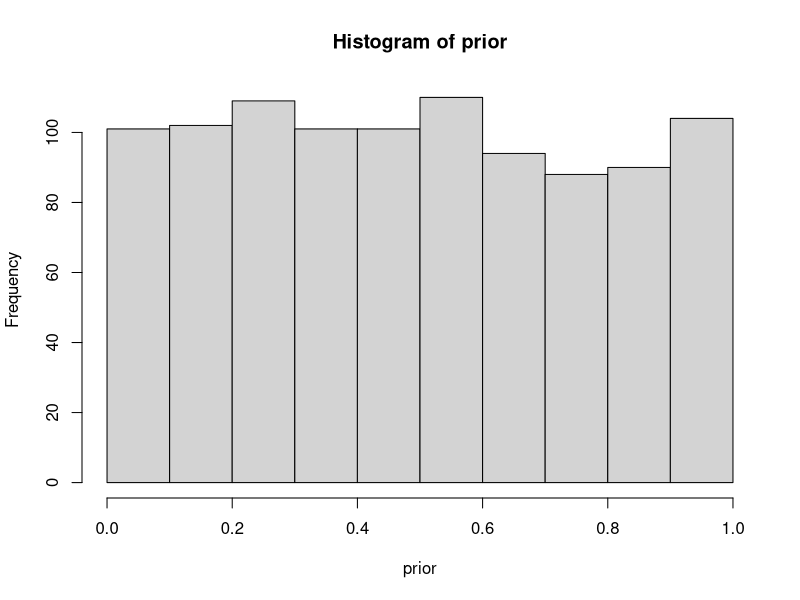
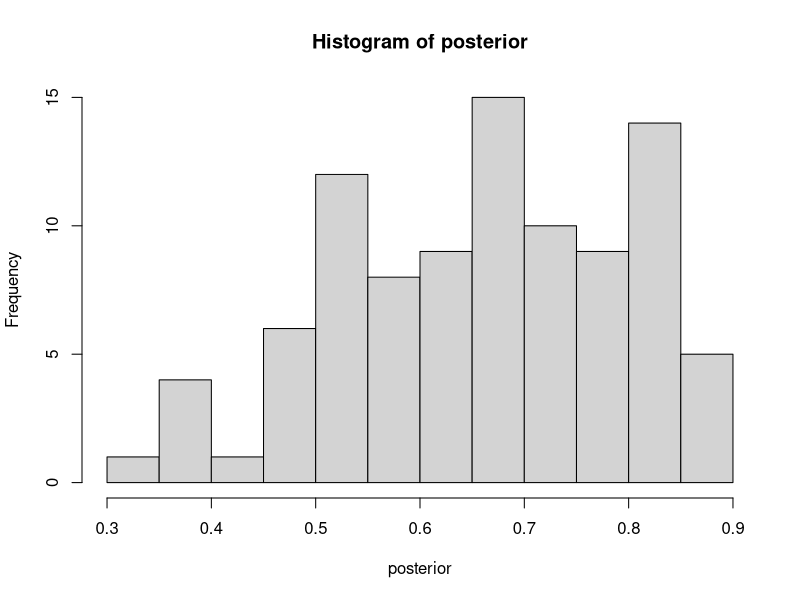
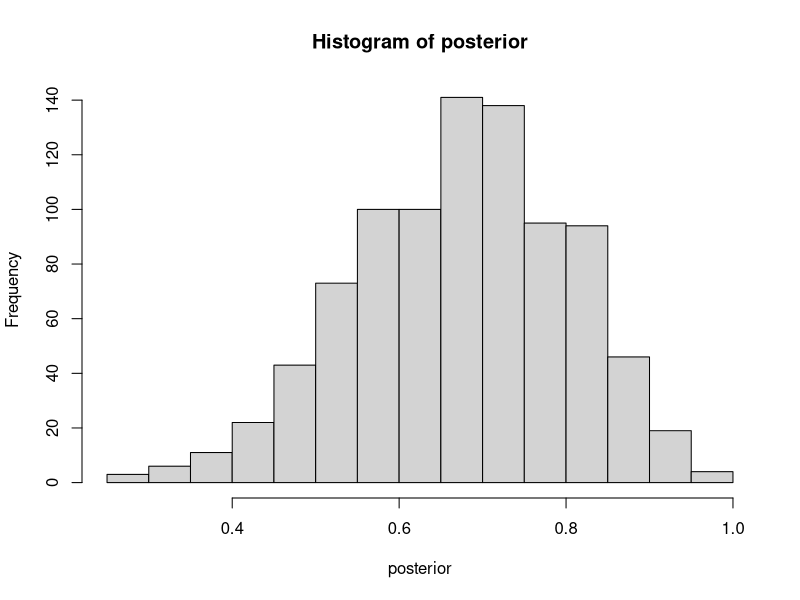
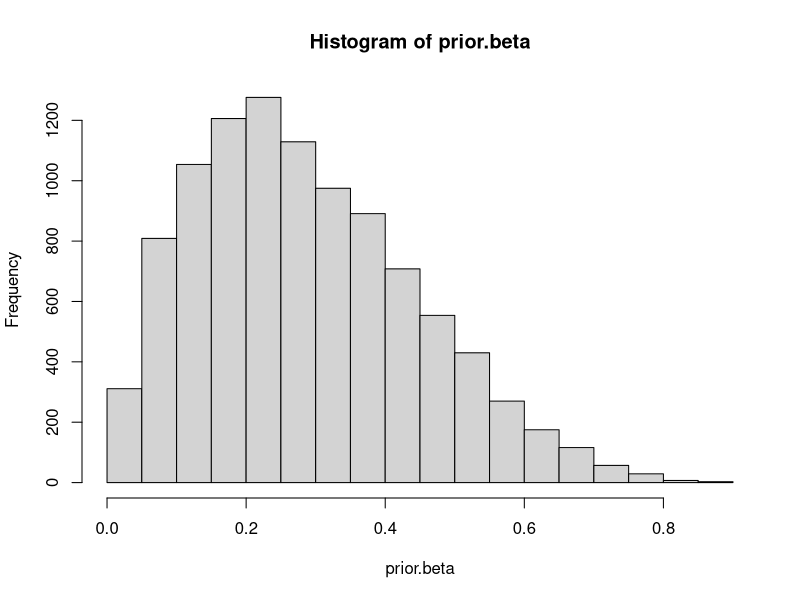
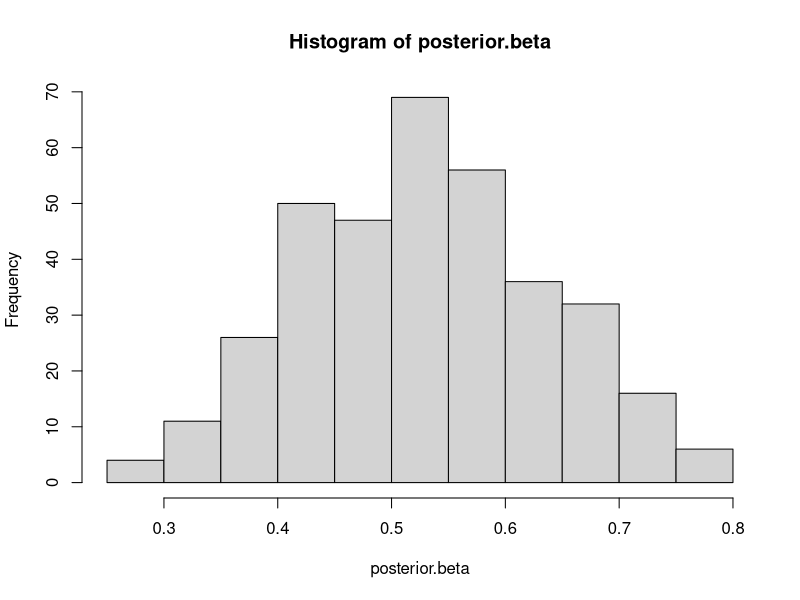
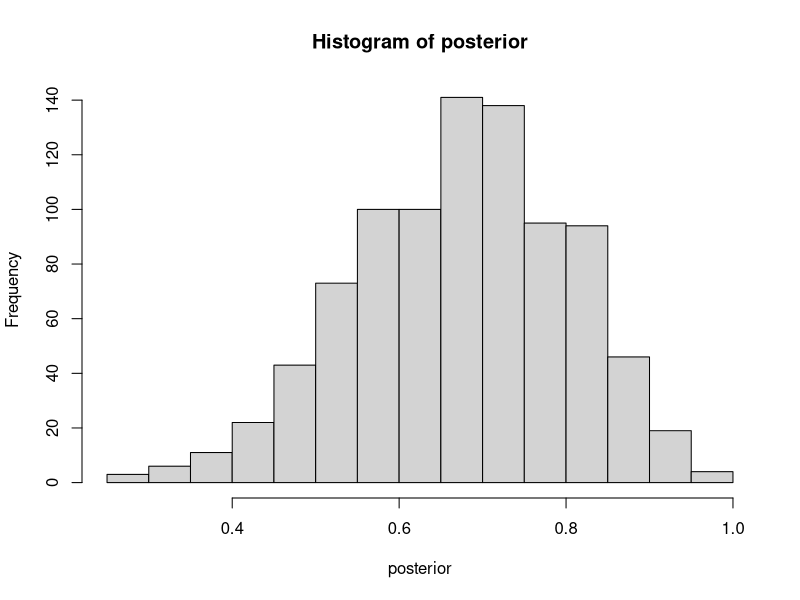
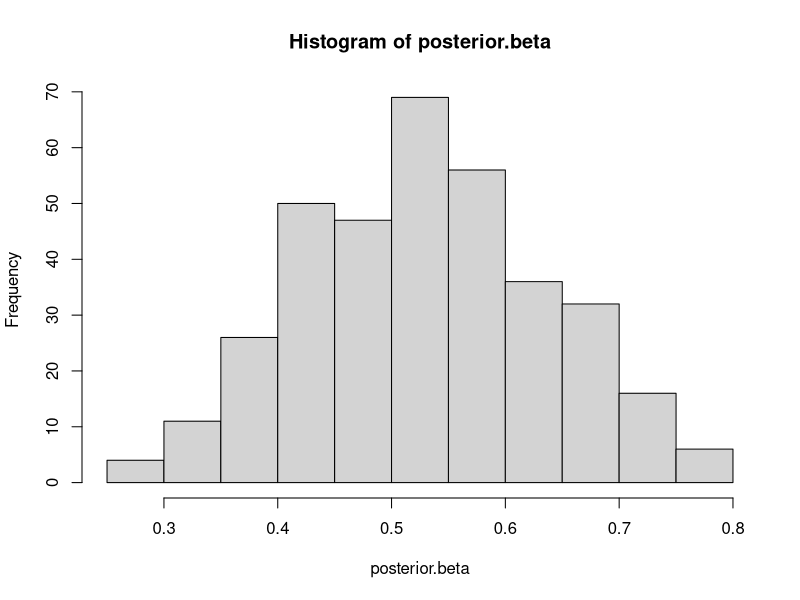
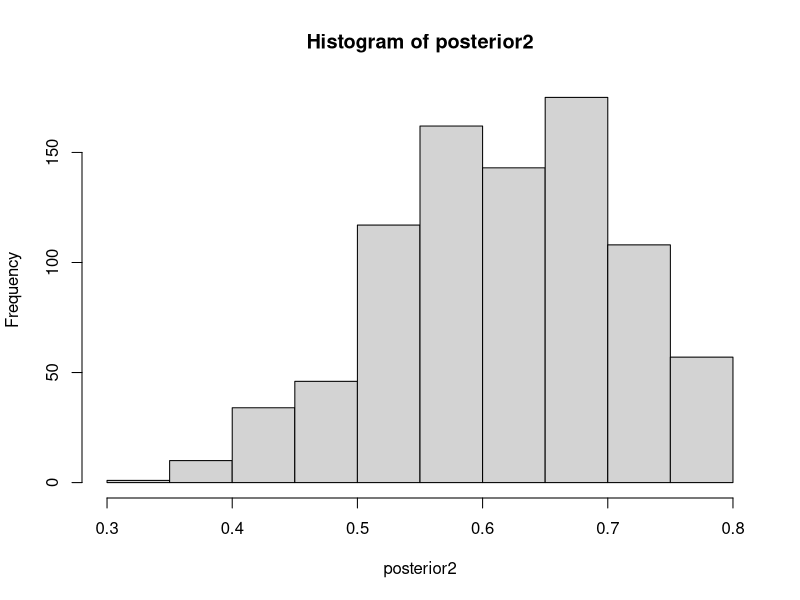

Write R code to recreate these figures, in order.
###############################################################################
### MY FIRST (AND LAST) BAYESIAN MODEL 
###############################################################################
# Data 
friends = 7
n = 10

# Prior
set.seed(32)
prior = runif(1000, 0, 1)
hist(prior)

# Likelihood (Generating Function)
likelihood = rbinom(1000, n, prior)

# Get Posterior (i.e., update prior to reflect data)
posterior = prior[which(likelihood == friends)]
hist(posterior)

## Q1: What is this starting to look like (hint: look at the likelihood function)?
## A1: Binomial distribution (n = 10, p = 0.7)

# Let's try to get a cleaner approximation of the posterior and find out? 
samples = 10000 
set.seed(32)
prior = runif(samples, 0, 1)
likelihood = rbinom(samples, n, prior)
posterior = prior[which(likelihood == friends)]
hist(posterior)

## Q2: If we do this w/ infinitely many samples, what do you think the highest point (mode) would be?
## Q2 contd.: The mode of a posterior distribution with uniform prior will produce ... ?
## A2: The Maximum Likelihood Estimate (if prior is uniform ... i.e., null prior)

###############################################################################
### TRYING DIFFERENT PRIORS (bell-shape)
###############################################################################
# # Define prior - normal 
# set.seed(32)
# prior.norm = rnorm(samples, mean = 0, sd = 1)
# hist(prior.norm)
# 
# # Likelihood
# likelihood.norm = rbinom(samples, n, prior.norm)
# 
# #scale our prior (0,1)
# fun.minmax = function(x){
#   (x - min(x)) / (max(x) - min(x))
# }
# prior.norm.scale = fun.minmax(prior.norm)
# likelihood.norm = rbinom(samples, n, prior.norm.scale)
# 
# # Get Posterior
# posterior.norm = prior.norm.scale[which(likelihood.norm == friends)]
# hist(posterior.norm)

###############################################################################
### TRYING DIFFERENT PRIORS (informative prior)
###############################################################################
# informative prior: you're not as cool as you think you are ... don't have many friends 
set.seed(32)
prior.beta = rbeta(samples, 2, 5)
hist(prior.beta)

#likelihood
likelihood.beta = rbinom(samples, n, prior.beta)

# get posterior
posterior.beta = prior.beta[which(likelihood.beta == friends)]
hist(posterior.beta)

## Q3: What's different about the two posteriors?
## A3: The second is shifted toward the informative prior
hist(posterior)
hist(posterior.beta)
summary(posterior)
summary(posterior.beta)

###############################################################################
### MORE DATA --> Through another party 
###############################################################################
friends2 = 8 
prior2 = sample(posterior.beta, size = samples, replace = T)
likelihood2 = rbinom(samples, n, prior2)
posterior2 = prior2[which(likelihood2 == friends2)]
hist(posterior2)

##Q4: What happens to our posterior as we get more data? 
##A4: We get closer to the Likelihood function


###############################################################################
### OH YEAH, WHAT ABOUT THAT NORMALZING?
###############################################################################
#https://mq-software-carpentry.github.io/statistics-with-r/06-bayesian-statistics/index.html
barplot(table(cut(posterior2, seq(0, 1, 0.05))) / 1, col = "skyblue")
barplot(table(cut(posterior2, seq(0, 1, 0.05))) / length(posterior2), col = "salmon")


###############################################################################
### SOME DOWNSIDES TO THIS APPROACH 
###############################################################################
friends3 = 70
n3 = 100

set.seed(32)
prior.beta3 = rbeta(samples, 2, 5)
likelihood.beta3 = rbinom(samples, n3, prior.beta3)
posterior.beta3 = prior.beta3[which(likelihood.beta3 == friends3)]
hist(posterior.beta3)

## Uh oh ... 
## Q5: What is going on? What are we effectively doing?
## A5: It's much harder to get exactly 70 out of 100 than 7 out of 10 
## A5contd: We're starting to turn it into a continuous variable (which has P[X=x] = 0)

friends4 = 70
n4 = 100
samples4 = 1000000
set.seed(32)
prior.beta4 = rbeta(samples4, 2, 5)
likelihood.beta4 = rbinom(samples4, n4, prior.beta4)
posterior.beta4 = prior.beta4[which(likelihood.beta4 == friends4)]
hist(posterior.beta4)

# Notice, we have more specific data, so we shift more toward the likelihood
hist(posterior.beta)
hist(posterior.beta4)

